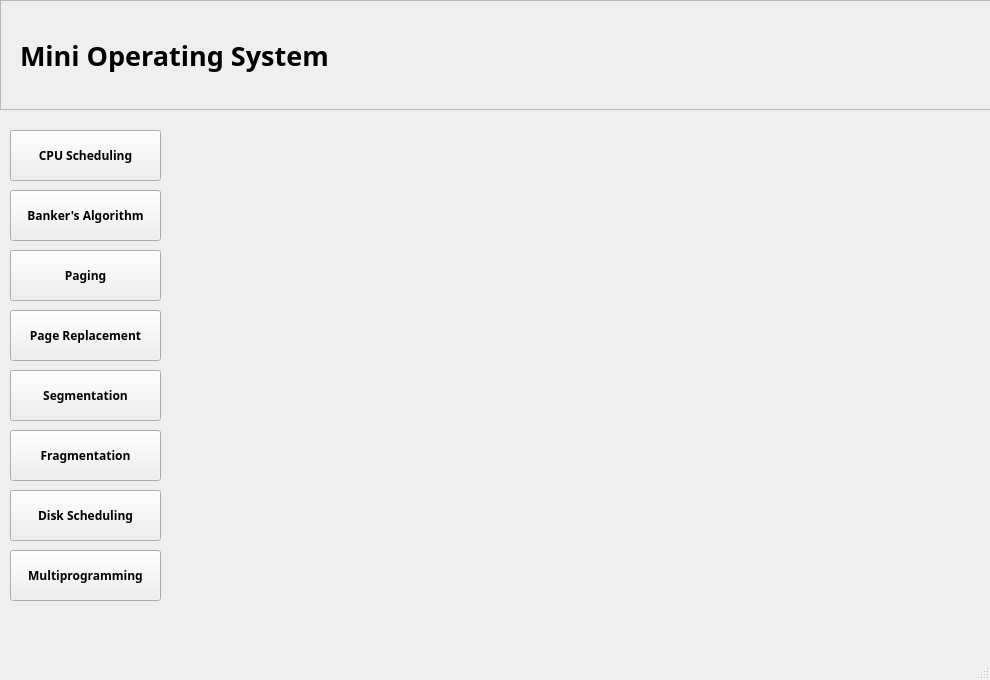
<?xml version="1.0" encoding="UTF-8"?>
<ui version="4.0">
 <class>MainWindow</class>
 <widget class="QMainWindow" name="MainWindow">
  <property name="geometry">
   <rect>
    <x>0</x>
    <y>0</y>
    <width>990</width>
    <height>680</height>
   </rect>
  </property>
  <property name="windowTitle">
   <string>MainWindow</string>
  </property>
  <widget class="QWidget" name="centralwidget">
   <property name="enabled">
    <bool>true</bool>
   </property>
   <widget class="QFrame" name="headerFrame">
    <property name="geometry">
     <rect>
      <x>0</x>
      <y>0</y>
      <width>991</width>
      <height>110</height>
     </rect>
    </property>
    <property name="minimumSize">
     <size>
      <width>0</width>
      <height>100</height>
     </size>
    </property>
    <property name="maximumSize">
     <size>
      <width>16777215</width>
      <height>120</height>
     </size>
    </property>
    <property name="font">
     <font>
      <family>Century Gothic</family>
      <bold>true</bold>
     </font>
    </property>
    <property name="frameShape">
     <enum>QFrame::Shape::StyledPanel</enum>
    </property>
    <property name="frameShadow">
     <enum>QFrame::Shadow::Raised</enum>
    </property>
    <layout class="QHBoxLayout" name="horizontalLayout">
     <item>
      <widget class="QWidget" name="titleContainer" native="true">
       <property name="font">
        <font>
         <family>Century Gothic</family>
         <bold>true</bold>
        </font>
       </property>
       <widget class="QLabel" name="appTitleLabel">
        <property name="geometry">
         <rect>
          <x>10</x>
          <y>10</y>
          <width>321</width>
          <height>70</height>
         </rect>
        </property>
        <property name="minimumSize">
         <size>
          <width>0</width>
          <height>70</height>
         </size>
        </property>
        <property name="maximumSize">
         <size>
          <width>16777215</width>
          <height>145</height>
         </size>
        </property>
        <property name="font">
         <font>
          <family>Century Gothic</family>
          <pointsize>20</pointsize>
          <bold>true</bold>
         </font>
        </property>
        <property name="text">
         <string>Mini Operating System</string>
        </property>
       </widget>
      </widget>
     </item>
    </layout>
   </widget>
   <widget class="QWidget" name="widget" native="true">
    <property name="geometry">
     <rect>
      <x>0</x>
      <y>110</y>
      <width>981</width>
      <height>521</height>
     </rect>
    </property>
    <property name="font">
     <font>
      <family>Century Gothic</family>
      <bold>true</bold>
     </font>
    </property>
    <property name="autoFillBackground">
     <bool>false</bool>
    </property>
    <layout class="QHBoxLayout" name="horizontalLayout_2">
     <item alignment="Qt::AlignmentFlag::AlignHCenter">
      <widget class="QWidget" name="sideBarWidget" native="true">
       <property name="minimumSize">
        <size>
         <width>175</width>
         <height>0</height>
        </size>
       </property>
       <property name="maximumSize">
        <size>
         <width>200</width>
         <height>16777215</height>
        </size>
       </property>
       <property name="font">
        <font>
         <family>Century Gothic</family>
         <bold>true</bold>
        </font>
       </property>
       <property name="autoFillBackground">
        <bool>true</bool>
       </property>
       <widget class="QPushButton" name="btnCpuScheduling">
        <property name="geometry">
         <rect>
          <x>10</x>
          <y>20</y>
          <width>151</width>
          <height>51</height>
         </rect>
        </property>
        <property name="sizePolicy">
         <sizepolicy hsizetype="Expanding" vsizetype="Fixed">
          <horstretch>0</horstretch>
          <verstretch>0</verstretch>
         </sizepolicy>
        </property>
        <property name="font">
         <font>
          <family>Century Gothic</family>
          <bold>true</bold>
         </font>
        </property>
        <property name="text">
         <string>CPU Scheduling</string>
        </property>
       </widget>
       <widget class="QPushButton" name="btnBankers">
        <property name="geometry">
         <rect>
          <x>10</x>
          <y>80</y>
          <width>151</width>
          <height>51</height>
         </rect>
        </property>
        <property name="sizePolicy">
         <sizepolicy hsizetype="Expanding" vsizetype="Fixed">
          <horstretch>0</horstretch>
          <verstretch>0</verstretch>
         </sizepolicy>
        </property>
        <property name="font">
         <font>
          <family>Century Gothic</family>
          <bold>true</bold>
         </font>
        </property>
        <property name="text">
         <string>Banker's Algorithm</string>
        </property>
       </widget>
       <widget class="QPushButton" name="btnPaging">
        <property name="geometry">
         <rect>
          <x>10</x>
          <y>140</y>
          <width>151</width>
          <height>51</height>
         </rect>
        </property>
        <property name="sizePolicy">
         <sizepolicy hsizetype="Expanding" vsizetype="Fixed">
          <horstretch>0</horstretch>
          <verstretch>0</verstretch>
         </sizepolicy>
        </property>
        <property name="font">
         <font>
          <family>Century Gothic</family>
          <bold>true</bold>
         </font>
        </property>
        <property name="text">
         <string>Paging</string>
        </property>
       </widget>
       <widget class="QPushButton" name="btnPageReplacement">
        <property name="geometry">
         <rect>
          <x>10</x>
          <y>200</y>
          <width>151</width>
          <height>51</height>
         </rect>
        </property>
        <property name="sizePolicy">
         <sizepolicy hsizetype="Expanding" vsizetype="Fixed">
          <horstretch>0</horstretch>
          <verstretch>0</verstretch>
         </sizepolicy>
        </property>
        <property name="font">
         <font>
          <family>Century Gothic</family>
          <bold>true</bold>
         </font>
        </property>
        <property name="text">
         <string>Page Replacement</string>
        </property>
       </widget>
       <widget class="QPushButton" name="btnSegmentation">
        <property name="geometry">
         <rect>
          <x>10</x>
          <y>260</y>
          <width>151</width>
          <height>51</height>
         </rect>
        </property>
        <property name="sizePolicy">
         <sizepolicy hsizetype="Expanding" vsizetype="Fixed">
          <horstretch>0</horstretch>
          <verstretch>0</verstretch>
         </sizepolicy>
        </property>
        <property name="font">
         <font>
          <family>Century Gothic</family>
          <bold>true</bold>
         </font>
        </property>
        <property name="text">
         <string>Segmentation</string>
        </property>
       </widget>
       <widget class="QPushButton" name="btnFragmentation">
        <property name="geometry">
         <rect>
          <x>10</x>
          <y>320</y>
          <width>151</width>
          <height>51</height>
         </rect>
        </property>
        <property name="sizePolicy">
         <sizepolicy hsizetype="Expanding" vsizetype="Fixed">
          <horstretch>0</horstretch>
          <verstretch>0</verstretch>
         </sizepolicy>
        </property>
        <property name="font">
         <font>
          <family>Century Gothic</family>
          <bold>true</bold>
         </font>
        </property>
        <property name="text">
         <string>Fragmentation</string>
        </property>
       </widget>
       <widget class="QPushButton" name="btnDiskScheduling">
        <property name="geometry">
         <rect>
          <x>10</x>
          <y>380</y>
          <width>151</width>
          <height>51</height>
         </rect>
        </property>
        <property name="sizePolicy">
         <sizepolicy hsizetype="Expanding" vsizetype="Fixed">
          <horstretch>0</horstretch>
          <verstretch>0</verstretch>
         </sizepolicy>
        </property>
        <property name="font">
         <font>
          <family>Century Gothic</family>
          <bold>true</bold>
         </font>
        </property>
        <property name="text">
         <string>Disk Scheduling</string>
        </property>
       </widget>
       <widget class="QPushButton" name="btnMultiprogramming">
        <property name="geometry">
         <rect>
          <x>10</x>
          <y>440</y>
          <width>151</width>
          <height>51</height>
         </rect>
        </property>
        <property name="sizePolicy">
         <sizepolicy hsizetype="Expanding" vsizetype="Fixed">
          <horstretch>0</horstretch>
          <verstretch>0</verstretch>
         </sizepolicy>
        </property>
        <property name="font">
         <font>
          <family>Century Gothic</family>
          <bold>true</bold>
         </font>
        </property>
        <property name="text">
         <string>Multiprogramming</string>
        </property>
       </widget>
      </widget>
     </item>
     <item>
      <widget class="QWidget" name="workspaceWidget" native="true">
       <property name="sizePolicy">
        <sizepolicy hsizetype="Expanding" vsizetype="Expanding">
         <horstretch>0</horstretch>
         <verstretch>0</verstretch>
        </sizepolicy>
       </property>
       <property name="font">
        <font>
         <family>Century Gothic</family>
         <bold>true</bold>
        </font>
       </property>
      </widget>
     </item>
    </layout>
   </widget>
  </widget>
  <widget class="QMenuBar" name="menubar">
   <property name="geometry">
    <rect>
     <x>0</x>
     <y>0</y>
     <width>990</width>
     <height>33</height>
    </rect>
   </property>
  </widget>
  <widget class="QStatusBar" name="statusbar"/>
 </widget>
 <resources/>
 <connections/>
</ui>
